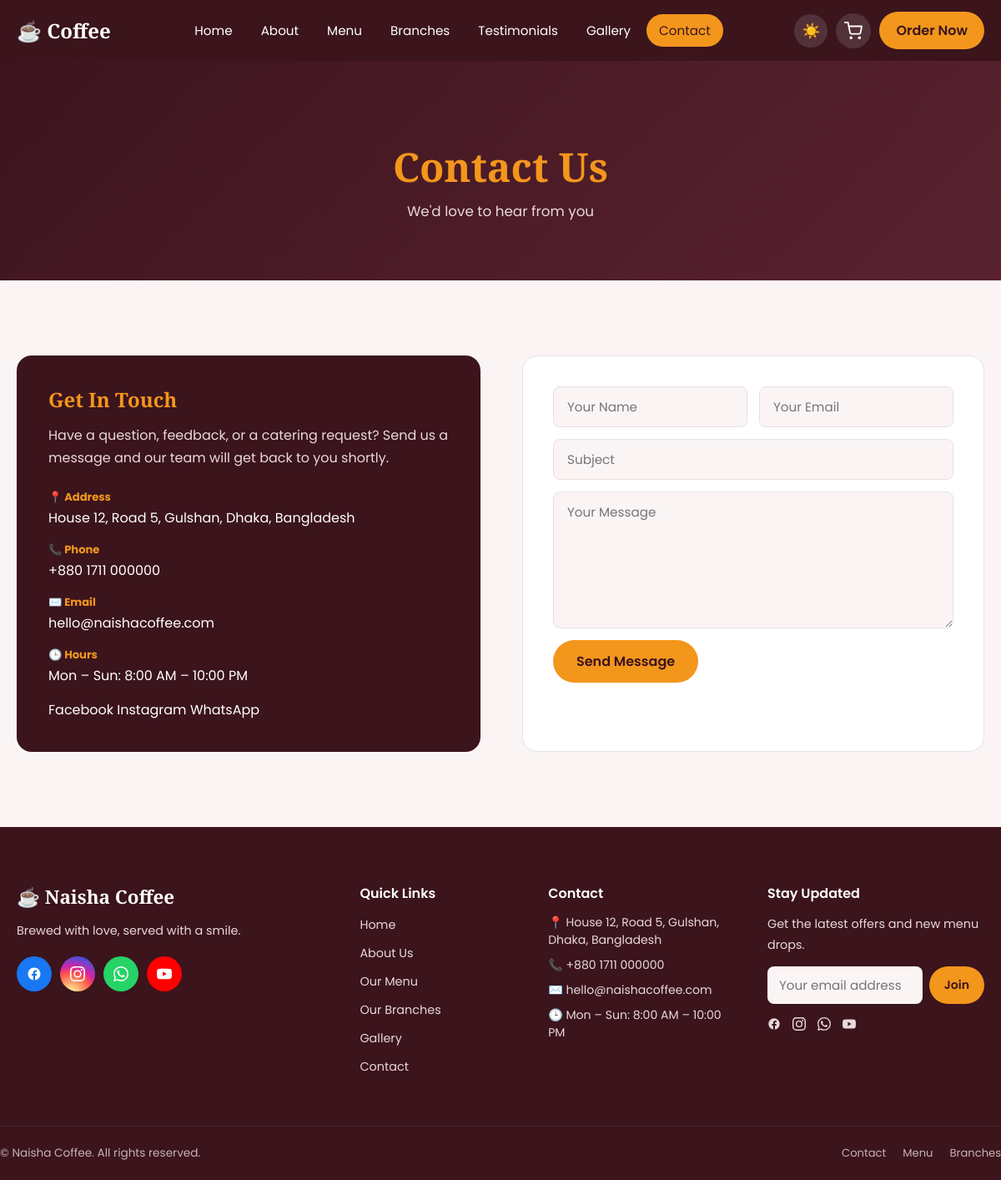
Page /contact/ on the committed database.
### coffee/models.py (models this page shows, shortened)
class SiteSettings(models.Model):
    site_name = models.CharField(max_length=60, default="Naisha Coffee")
    logo = models.ImageField(upload_to="branding/", blank=True, null=True)
    favicon = models.ImageField(upload_to="branding/", blank=True, null=True)
    hero_badge = models.CharField(max_length=60, default="Best Coffee In Town", blank=True)
    hero_title = models.CharField(max_length=120, default="Best Coffee")
    hero_subtitle = models.CharField(max_length=200, default="Make your day great with our special coffee!")
    hero_description = models.TextField(default="Welcome to our coffee paradise, where every bean tells a story and every cup sparks joy.")
    hero_image = models.ImageField(upload_to="branding/", blank=True, null=True)
    hero_button_text = models.CharField(max_length=40, default="Order Now")
    hero_button_link = models.CharField(max_length=200, default="#menu")
    hero_secondary_button_text = models.CharField(max_length=40, default="Contact Us", blank=True)
    hero_secondary_button_link = models.CharField(max_length=200, default="#contact", blank=True)
    about_title = models.CharField(max_length=120, default="Our Story")
    about_text = models.TextField(default="Founded with a love for great coffee, Naisha Coffee brings you freshly roasted beans, a cozy atmosphere and baristas who treat every cup like a craft.")
    about_image = models.ImageField(upload_to="branding/", blank=True, null=True)
    years_experience = models.PositiveIntegerField(default=5)
    cups_served = models.PositiveIntegerField(default=50000)
    happy_customers = models.PositiveIntegerField(default=12000)
    address = models.CharField(max_length=200, default="House 12, Road 5, Gulshan, Dhaka, Bangladesh")
    phone = models.CharField(max_length=40, default="+880 1234 567890")
    email = models.EmailField(default="hello@naishacoffee.com")
    opening_hours = models.CharField(max_length=200, default="Mon - Sun: 8:00 AM - 10:00 PM", blank=True)
    map_embed_url = models.URLField(blank=True, help_text="Google Maps embed URL (optional)")
    delivery_fee = models.DecimalField(
        max_digits=8, decimal_places=2, default=60,
        help_text="Flat delivery fee (৳) added to every order",
    )
    facebook_url = models.URLField(blank=True)
    instagram_url = models.URLField(blank=True)
    whatsapp_url = models.URLField(blank=True)
    youtube_url = models.URLField(blank=True)
    twitter_url = models.URLField(blank=True)
    footer_text = models.CharField(max_length=250, default="Brewed with love, served with a smile.", blank=True)
    copyright_text = models.CharField(max_length=150, default="© Naisha Coffee. All rights reserved.", blank=True)
    class Meta:
        verbose_name = "Site Settings"
        verbose_name_plural = "Site Settings"
    @classmethod
    def load(cls):
        obj, _ = cls.objects.get_or_create(pk=1)
        return obj

### coffee/views.py (the view, shortened to what this page needs)
# urls.py: path("contact/", views.contact, name="contact"),
def contact(request):
    context = site_context()
    context["cart_count"] = _cart_count(request)
    return render(request, "contact.html", context)

### coffee/views.py (called while the page is built)
def site_context():
    return {"site": SiteSettings.load()}

def _get_cart(request):
    return request.session.get("cart", {})

def _cart_count(request):
    return sum(_get_cart(request).values())

### templates/contact.html (shortened to what this page needs)
{% extends "base.html" %}
{% load static %}
{% block content %}
<section class="page-banner">
  <div class="section-content">
    <h1>Contact Us</h1>
    <p>We'd love to hear from you</p>
  </div>
</section>
<section class="contact-section">
  <div class="section-content contact-flex">
    <div class="contact-info-card">
      <h2>Get In Touch</h2>
      <p>Have a question, feedback, or a catering request? Send us a message and our team will get back to you shortly.</p>
      <ul class="contact-info-list">
        <li><strong>📍 Address</strong><span>{{ site.address }}</span></li>
        <li><strong>📞 Phone</strong><span>{{ site.phone }}</span></li>
        <li><strong>✉️ Email</strong><span>{{ site.email }}</span></li>
        {% if site.opening_hours %}<li><strong>🕒 Hours</strong><span>{{ site.opening_hours }}</span></li>{% endif %}
      </ul>
      <div class="social-links">
        {% if site.facebook_url %}<a href="{{ site.facebook_url }}" target="_blank" rel="noopener">Facebook</a>{% endif %}
        {% if site.instagram_url %}<a href="{{ site.instagram_url }}" target="_blank" rel="noopener">Instagram</a>{% endif %}
        {% if site.whatsapp_url %}<a href="{{ site.whatsapp_url }}" target="_blank" rel="noopener">WhatsApp</a>{% endif %}
      </div>
    </div>
    <form class="contact-form" method="post">
      <div class="form-row">
        <input type="text" name="name" placeholder="Your Name" required>
        <input type="email" name="email" placeholder="Your Email" required>
      </div>
      <input type="text" name="subject" placeholder="Subject">
      <textarea name="message" rows="6" placeholder="Your Message" required></textarea>
      <button type="submit" class="button order-now">Send Message</button>
    </form>
  </div>
</section>
{% endblock %}

### templates/base.html (shortened to what this page needs)
{% load static %}<!DOCTYPE html>
<html lang="en" data-theme="light">
<head>
<link rel="stylesheet" href="{% static 'css/style.css' %}?v=3">
</head>
<body>
<header class="site-header" id="siteHeader">
  <nav class="navbar section-content">
    <a href="{% url 'home' %}" class="nav-logo">
      <span class="logo-text">☕ Coffee</span>
    </a>
    <ul class="nav-menu" id="navMenu">
      <li><a href="{% url 'home' %}"         class="nav-link {% if request.resolver_match.url_name == 'home' %}active{% endif %}">Home</a></li>
      <li><a href="{% url 'about' %}"        class="nav-link {% if request.resolver_match.url_name == 'about' %}active{% endif %}">About</a></li>
      <li><a href="{% url 'menu' %}"         class="nav-link {% if request.resolver_match.url_name == 'menu' %}active{% endif %}">Menu</a></li>
      <li><a href="{% url 'branches' %}"     class="nav-link {% if request.resolver_match.url_name == 'branches' %}active{% endif %}">Branches</a></li>
      <li><a href="{% url 'testimonials' %}" class="nav-link {% if request.resolver_match.url_name == 'testimonials' %}active{% endif %}">Testimonials</a></li>
      <li><a href="{% url 'gallery' %}"      class="nav-link {% if request.resolver_match.url_name == 'gallery' %}active{% endif %}">Gallery</a></li>
      <li><a href="{% url 'contact' %}"      class="nav-link {% if request.resolver_match.url_name == 'contact' %}active{% endif %}">Contact</a></li>
    </ul>
    <div class="nav-actions">
      <button class="theme-toggle" id="themeToggle" aria-label="Toggle dark mode">
        <span class="icon-sun">☀️</span><span class="icon-moon">🌙</span>
      </button>
      <a href="{% url 'cart' %}" class="cart-link" aria-label="View cart">
        <svg width="22" height="22" viewBox="0 0 24 24" fill="none" stroke="currentColor" stroke-width="2" stroke-linecap="round" stroke-linejoin="round"><circle cx="9" cy="21" r="1"></circle><circle cx="20" cy="21" r="1"></circle><path d="M1 1h4l2.68 13.39a2 2 0 0 0 2 1.61h9.72a2 2 0 0 0 2-1.61L23 6H6"></path></svg>
      </a>
      <a href="{% url 'menu' %}" class="button order-now nav-order-btn">Order Now</a>
    </div>
  </nav>
</header>
<main>
{% block content %}{% endblock %}
</main>
<footer class="site-footer">
  <div class="section-content footer-grid">
    <div class="footer-col footer-brand">
      <h3 class="logo-text">☕ {{ site.site_name }}</h3>
      <p>{{ site.footer_text }}</p>
      <div class="social-icons">
        {% if site.facebook_url %}
        <a href="{{ site.facebook_url }}" target="_blank" rel="noopener" class="s-icon s-fb" aria-label="Facebook">
        </a>
        {% endif %}
        {% if site.instagram_url %}
        <a href="{{ site.instagram_url }}" target="_blank" rel="noopener" class="s-icon s-ig" aria-label="Instagram">
        </a>
        {% endif %}
        {% if site.whatsapp_url %}
        <a href="{{ site.whatsapp_url }}" target="_blank" rel="noopener" class="s-icon s-wa" aria-label="WhatsApp">
        </a>
        {% endif %}
        {% if site.youtube_url %}
        <a href="{{ site.youtube_url }}" target="_blank" rel="noopener" class="s-icon s-yt" aria-label="YouTube">
        </a>
        {% endif %}
      </div>
    </div>
    <div class="footer-col">
      <h4>Quick Links</h4>
      <ul>
        <li><a href="{% url 'home' %}">Home</a></li>
        <li><a href="{% url 'about' %}">About Us</a></li>
        <li><a href="{% url 'menu' %}">Our Menu</a></li>
        <li><a href="{% url 'branches' %}">Our Branches</a></li>
        <li><a href="{% url 'gallery' %}">Gallery</a></li>
        <li><a href="{% url 'contact' %}">Contact</a></li>
      </ul>
    </div>
    <div class="footer-col">
      <h4>Contact</h4>
      <ul class="footer-contact">
        <li>📍 {{ site.address }}</li>
        <li>📞 {{ site.phone }}</li>
        <li>✉️ {{ site.email }}</li>
        {% if site.opening_hours %}<li>🕒 {{ site.opening_hours }}</li>{% endif %}
      </ul>
    </div>
    <div class="footer-col">
      <h4>Stay Updated</h4>
      <p>Get the latest offers and new menu drops.</p>
      <form class="newsletter-form" onsubmit="return false;">
        <input type="email" placeholder="Your email address" required>
        <button type="submit" class="button order-now">Join</button>
      </form>
      <div class="footer-social-row">
        {% if site.facebook_url %}
        <a href="{{ site.facebook_url }}" target="_blank" rel="noopener" aria-label="Facebook">
        </a>
        {% endif %}
        {% if site.instagram_url %}
        <a href="{{ site.instagram_url }}" target="_blank" rel="noopener" aria-label="Instagram">
        </a>
        {% endif %}
        {% if site.whatsapp_url %}
        <a href="{{ site.whatsapp_url }}" target="_blank" rel="noopener" aria-label="WhatsApp">
        </a>
        {% endif %}
        {% if site.youtube_url %}
        <a href="{{ site.youtube_url }}" target="_blank" rel="noopener" aria-label="YouTube">
        </a>
        {% endif %}
      </div>
    </div>
  </div>
  <div class="footer-bottom section-content">
    <p>{{ site.copyright_text }}</p>
    <div class="footer-bottom-links">
      <a href="{% url 'contact' %}">Contact</a>
      <a href="{% url 'menu' %}">Menu</a>
      <a href="{% url 'branches' %}">Branches</a>
    </div>
  </div>
</footer>
</body>
</html>

### rows in the picture
SiteSettings: address "House 12, Road 5, Gulshan, Dhaka, Bangladesh", phone "+880 1711 000000", email "hello@naishacoffee.com", opening_hours "Mon – Sun: 8:00 AM – 10:00 PM", site_name "Naisha Coffee", footer_text "Brewed with love, served with a smile.", copyright_text "© Naisha Coffee. All rights reserved."
